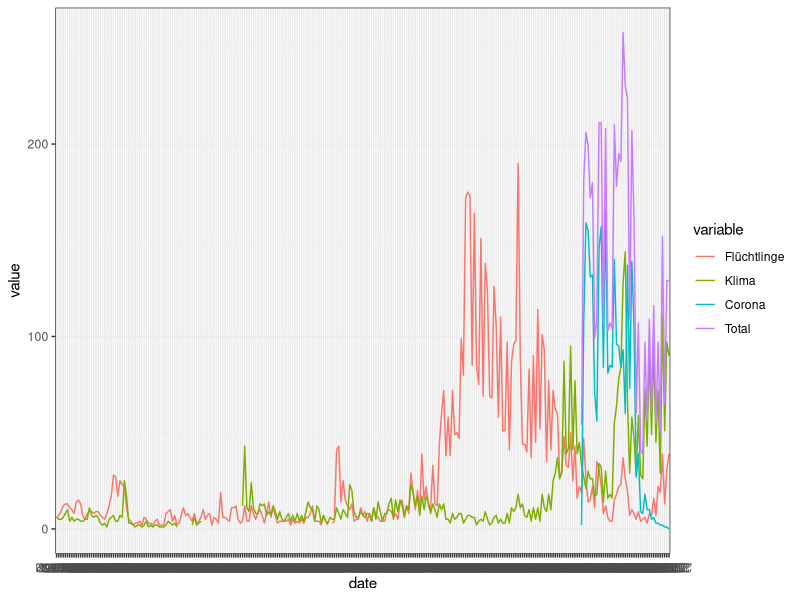

Generate this figure with R:
## ---- chunk 1
knitr::opts_chunk$set(echo = TRUE)
## ---- chunk 2
library(readr)
library(tidyverse)
df <- read_delim("politbarometer_zeitreihe.csv", 
    delim = ";", escape_double = FALSE, trim_ws = TRUE)

## ---- chunk 3
df$date <- paste0(substring(df$...2, 7,11),"-",substring(df$...2,4,5))




df$`Energie/Versorgung/Klima`

df$Coronavirus

df$`Ausländer/Integration/Flüchtlinge`




  
## ---- chunk 4
dfGroup <- df%>%
  select(`Energie/Versorgung/Klima`,Coronavirus,`Ausländer/Integration/Flüchtlinge`, date)%>%
  group_by(date)%>%
  reframe(
    Flüchtlinge = sum(`Ausländer/Integration/Flüchtlinge`),
    Klima = sum(`Energie/Versorgung/Klima`),
    Corona = sum(Coronavirus),
    Total = sum(Coronavirus) + sum(`Energie/Versorgung/Klima`) +sum(`Ausländer/Integration/Flüchtlinge`) 
  )
## ---- chunk 5
dfMelt <- reshape2::melt(dfGroup, id.vars = "date")



ggplot(dfMelt, aes(x = date, y =value, group = variable, color = variable))+
         geom_line()+
         theme_bw()+
         theme(axis.text.x = element_text(angle = 180))
       
